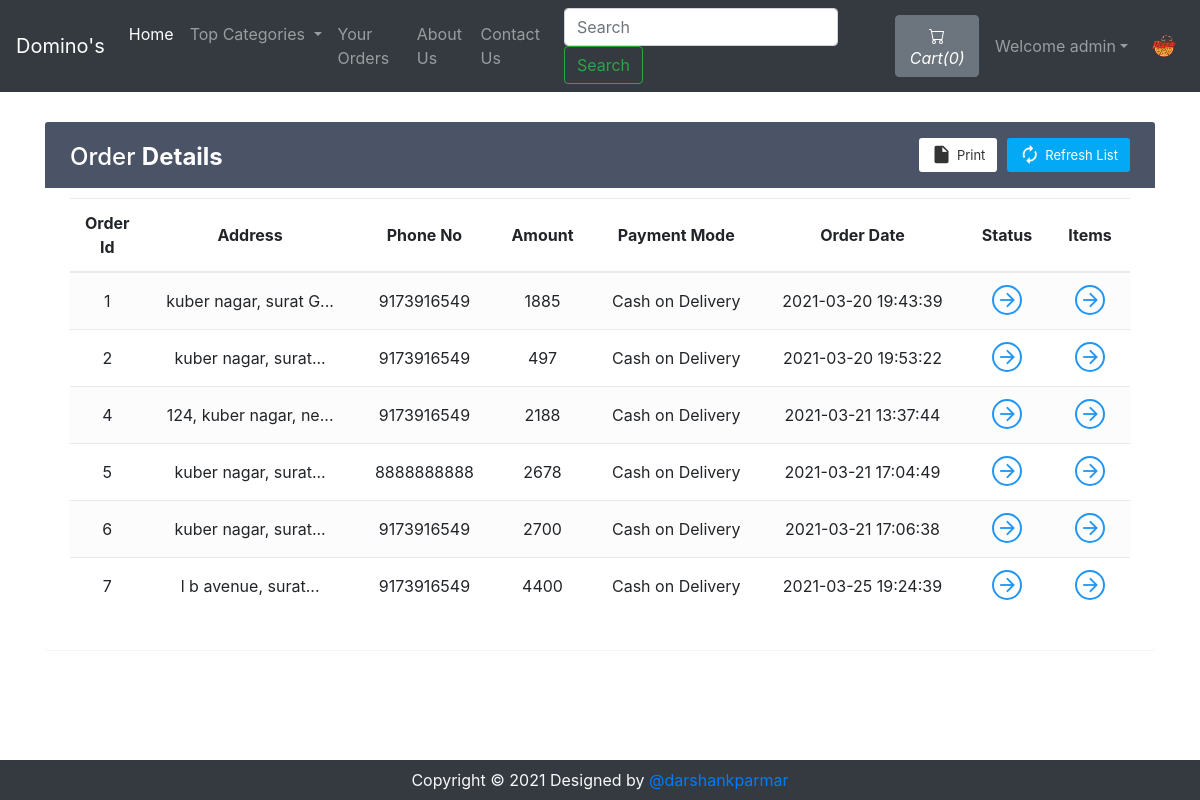
Screenshot of /viewOrder.php (signed in) with the database file from the repository.
### tables this page shows
CREATE TABLE `sitedetail` (
  `tempId` int(11) NOT NULL,
  `systemName` varchar(21) NOT NULL,
  `email` varchar(35) NOT NULL,
  `contact1` bigint(21) NOT NULL,
  `contact2` bigint(21) DEFAULT NULL COMMENT 'Optional',
  `address` text NOT NULL,
  `dateTime` datetime NOT NULL DEFAULT current_timestamp()
);

CREATE TABLE `orders` (
  `orderId` int(21) NOT NULL,
  `userId` int(21) NOT NULL,
  `address` varchar(255) NOT NULL,
  `zipCode` int(21) NOT NULL,
  `phoneNo` bigint(21) NOT NULL,
  `amount` int(200) NOT NULL,
  `paymentMode` enum('0','1') NOT NULL DEFAULT '0' COMMENT '0=cash on delivery, \r\n1=online ',
  `orderStatus` enum('0','1','2','3','4','5','6') NOT NULL DEFAULT '0' COMMENT '0=Order Placed.\r\n1=Order Confirmed.\r\n2=Preparing your Order.\r\n3=Your order is on the way!\r\n4=Order Delivered.\r\n5=Order Denied.\r\n6=Order Cancelled.',
  `orderDate` datetime NOT NULL DEFAULT current_timestamp()
);

### viewOrder.php (the view, shortened to what this page needs)
<!doctype html>
<html lang="en">
  <head>
    <link rel="stylesheet" href="https://stackpath.bootstrapcdn.com/bootstrap/4.5.0/css/bootstrap.min.css">
    <link rel="stylesheet" href="https://use.fontawesome.com/releases/v5.7.2/css/all.css">
</head>
<body>
    <?php include 'partials/_dbconnect.php';?>
    <?php include 'partials/_nav.php';?>
    <?php
    if($loggedin){
    ?>
    <div class="container">
    <div class="table-wrapper" id="empty">
        <div class="table-title">
            <div class="row">
                <div class="col-sm-4">
                    <h2>Order <b>Details</b></h2>
                </div>
                <div class="col-sm-8">
                    <a href="" class="btn btn-primary"><i class="material-icons">&#xE863;</i> <span>Refresh List</span></a>
                    <a href="#" onclick="window.print()" class="btn btn-info"><i class="material-icons">&#xE24D;</i> <span>Print</span></a>
                </div>
            </div>
        </div>
        <table class="table table-striped table-hover text-center">
            <thead>
                <tr>
                    <th>Order Id</th>
                    <th>Address</th>
                    <th>Phone No</th>
                    <th>Amount</th>
                    <th>Payment Mode</th>
                    <th>Order Date</th>
                    <th>Status</th>
                    <th>Items</th>
                </tr>
            </thead>
            <tbody>
                <?php
                    $sql = "SELECT * FROM `orders` WHERE `userId`= $userId";
                    $result = mysqli_query($conn, $sql);
                    while($row = mysqli_fetch_assoc($result)){
                        $orderId = $row['orderId'];
                        $address = $row['address'];
                        $phoneNo = $row['phoneNo'];
                        $amount = $row['amount'];
                        $orderDate = $row['orderDate'];
                        $paymentMode = $row['paymentMode'];
                        if($paymentMode == 0) {
                            $paymentMode = "Cash on Delivery";
                        }
                        else {
                            $paymentMode = "Online";
                        }
                        echo '<tr>
                                <td>' . $orderId . '</td>
                                <td>' . substr($address, 0, 20) . '...</td>
                                <td>' . $phoneNo . '</td>
                                <td>' . $amount . '</td>
                                <td>' . $paymentMode . '</td>
                                <td>' . $orderDate . '</td>
                                <td><a href="#" data-toggle="modal" data-target="#orderStatus' . $orderId . '" class="view"><i class="material-icons">&#xE5C8;</i></a></td>
                                <td><a href="#" data-toggle="modal" data-target="#orderItem' . $orderId . '" class="view" title="View Details"><i class="material-icons">&#xE5C8;</i></a></td>
                            </tr>';
                    }
                        ?>
            </tbody>
        </table>
    </div>
</div>
    <?php
    }
    else {
        echo '<div class="container" style="min-height : 610px;">
        <div class="alert alert-info my-3">
            <font style="font-size:22px"><center>Check your Order. You need to <strong><a class="alert-link" data-toggle="modal" data-target="#loginModal">Login</a></strong></center></font>
        </div></div>';
    }
    ?>
    <?php
    require 'partials/_footer.php';?>
  </body>
</html>

### partials/_nav.php (shortened to what this page needs)
<?php
if(isset($_SESSION['loggedin']) && $_SESSION['loggedin']==true){
  $loggedin= true;
  $userId = $_SESSION['userId'];
  $username = $_SESSION['username'];
}
else{
  $loggedin = false;
  $userId = 0;
}
$sql = "SELECT * FROM `sitedetail`";
$result = mysqli_query($conn, $sql);
$row = mysqli_fetch_assoc($result);
$systemName = $row['systemName'];
echo '<nav class="navbar navbar-expand-lg navbar-dark bg-dark">
      <a class="navbar-brand" href="index.php">'.$systemName.'</a>
      <button class="navbar-toggler" type="button" data-toggle="collapse" data-target="#navbarSupportedContent" aria-controls="navbarSupportedContent" aria-expanded="false" aria-label="Toggle navigation">
        <span class="navbar-toggler-icon"></span>
      </button>
      <div class="collapse navbar-collapse" id="navbarSupportedContent">
        <ul class="navbar-nav mr-auto">
          <li class="nav-item active">
            <a class="nav-link" href="index.php">Home <span class="sr-only">(current)</span></a>
          </li>
          <li class="nav-item dropdown">
            <a class="nav-link dropdown-toggle" href="#" id="navbarDropdown" role="button" data-toggle="dropdown" aria-haspopup="true" aria-expanded="false">
              Top Categories
            </a>
            <div class="dropdown-menu" aria-labelledby="navbarDropdown">';
            echo '</div>
          </li>
          <li class="nav-item">
            <a class="nav-link" href="viewOrder.php">Your Orders</a>
          </li>
          <li class="nav-item">
            <a class="nav-link" href="about.php">About Us</a>
          </li>
          <li class="nav-item">
            <a class="nav-link" href="contact.php">Contact Us</a>
          </li>
        </ul>
        <form method="get" action="/OnlinePizzaDelivery/search.php" class="form-inline my-2 my-lg-0 mx-3">
          <input class="form-control mr-sm-2" type="search" name="search" id="search" placeholder="Search" aria-label="Search" required>
          <button class="btn btn-outline-success my-2 my-sm-0" type="submit">Search</button>
        </form>';
        $countsql = "SELECT SUM(`itemQuantity`) FROM `viewcart` WHERE `userId`=$userId";
        $countresult = mysqli_query($conn, $countsql);
        $countrow = mysqli_fetch_assoc($countresult);
        $count = $countrow['SUM(`itemQuantity`)'];
        if(!$count) {
          $count = 0;
        }
        echo '<a href="viewCart.php"><button type="button" class="btn btn-secondary mx-2" title="MyCart">
          <svg xmlns="img/cart.svg" width="16" height="16" fill="currentColor" class="bi bi-cart" viewBox="0 0 16 16">
            <path d="M0 1.5A.5.5 0 0 1 .5 1H2a.5.5 0 0 1 .485.379L2.89 3H14.5a.5.5 0 0 1 .491.592l-1.5 8A.5.5 0 0 1 13 12H4a.5.5 0 0 1-.491-.408L2.01 3.607 1.61 2H.5a.5.5 0 0 1-.5-.5zM3.102 4l1.313 7h8.17l1.313-7H3.102zM5 12a2 2 0 1 0 0 4 2 2 0 0 0 0-4zm7 0a2 2 0 1 0 0 4 2 2 0 0 0 0-4zm-7 1a1 1 0 1 1 0 2 1 1 0 0 1 0-2zm7 0a1 1 0 1 1 0 2 1 1 0 0 1 0-2z"/>
          </svg>
          <i class="bi bi-cart">Cart(' .$count. ')</i>
        </button></a>';
        if($loggedin){
          echo '<ul class="navbar-nav mr-2">
            <li class="nav-item dropdown">
              <a class="nav-link dropdown-toggle" href="#" id="navbarDropdown" role="button" data-toggle="dropdown"> Welcome ' .$username. '</a>
              <div class="dropdown-menu" aria-labelledby="navbarDropdown">
                <a class="dropdown-item" href="partials/_logout.php">Logout</a>
              </div>
            </li>
          </ul>
          <div class="text-center image-size-small position-relative">
            <a href="viewProfile.php"><img src="img/person-' .$userId. '.jpg" class="rounded-circle" onError="this.src = \'img/profilePic.jpg\'" style="width:40px; height:40px"></a>
          </div>';
        }
        else {
          echo '
          <button type="button" class="btn btn-success mx-2"  data-toggle="modal" data-target="#loginModal">Login</button>
          <button type="button" class="btn btn-success mx-2"  data-toggle="modal" data-target="#signupModal">SignUp</button>';
        }
  echo '</div>
    </nav>';
?>

### viewOrder.php (style rules this page uses)
.table-wrapper { background: #fff; padding: 20px 25px; margin: 30px auto; border-radius: 3px; box-shadow: 0 1px 1px rgba(0,0,0,.05); }
.table-wrapper .btn { float: right; color: #333; background-color: #fff; border-radius: 3px; border: none; outline: none !important; margin-left: 10px; }
.table-wrapper .btn.btn-primary { color: #fff; background: #03A9F4; }
.table-title .btn { font-size: 13px; border: none; }
.table-title .btn i { float: left; font-size: 21px; margin-right: 5px; }
.table-title .btn span { float: left; margin-top: 2px; }
.table-title { color: #fff; background: #4b5366; padding: 16px 25px; margin: -20px -25px 10px; border-radius: 3px 3px 0 0; }
.table-title h2 { margin: 5px 0 0; font-size: 24px; }
table.table tr th, table.table tr td { border-color: #e9e9e9; padding: 12px 15px; vertical-align: middle; }
table.table tr th:first-child { width: 60px; }
table.table tr th:last-child { width: 80px; }
table.table-striped tbody tr:nth-of-type(odd) { background-color: #fcfcfc; }
table.table td a { font-weight: bold; color: #566787; display: inline-block; text-decoration: none; }
table.table td a.view { width: 30px; height: 30px; color: #2196F3; border: 2px solid; border-radius: 30px; text-align: center; }
table.table td a.view i { font-size: 22px; margin: 2px 0 0 1px; }
table { counter-reset: section; }

### rows the page displays
sitedetail: systemName "Domino's"
orders: orderId "1", address "kuber nagar, surat G", phoneNo "9173916549", amount "1885", paymentMode "Cash on Delivery", orderDate "2021-03-20 19:43:39"
orders: orderId "2", address "kuber nagar, surat", phoneNo "9173916549", amount "497", paymentMode "Cash on Delivery", orderDate "2021-03-20 19:53:22"
orders: orderId "4", address "124, kuber nagar, ne", phoneNo "9173916549", amount "2188", paymentMode "Cash on Delivery", orderDate "2021-03-21 13:37:44"
orders: orderId "5", address "kuber nagar, surat", phoneNo "8888888888", amount "2678", paymentMode "Cash on Delivery", orderDate "2021-03-21 17:04:49"
orders: orderId "6", address "kuber nagar, surat", phoneNo "9173916549", amount "2700", paymentMode "Cash on Delivery", orderDate "2021-03-21 17:06:38"
orders: orderId "7", address "l b avenue, surat", phoneNo "9173916549", amount "4400", paymentMode "Cash on Delivery", orderDate "2021-03-25 19:24:39"

### other values shown
$count "0"
$username "admin"
